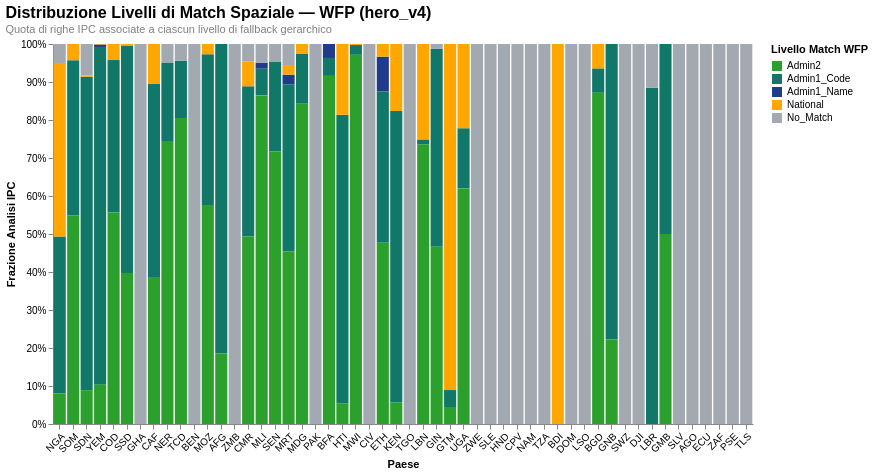

Notebook code cell kept with this figure:
### Markdown cell above
## 2. Analisi della Distribuzione del Match Spaziale (Fallback)

I grafici seguenti (sviluppati in Altair) mostrano come la pipeline abbia risolto geograficamente l'associazione dei mercati WFP e dei pixel di pioggia alle aree IPC. 
- **Admin2**: Match ottimale a livello di distretto.
- **Admin1_Code / Admin1_Name**: Match a livello provinciale (tramite codice o euristica testuale).
- **National**: Fallback a livello di media nazionale.
- **No_Match**: Area non associata (mancanza di confini geometrici o coordinate).

### Code cell
# Distribuzione dei match spaziali per i prezzi WFP
plot_wfp_match_distribution(df)

### Figure 1 — Vega-Lite specification as saved in the notebook (floating-point values rounded to 4 significant figures)
{"config": {"view": {"continuousWidth": 300, "continuousHeight": 300, "strokeWidth": 0}, "axis": {"grid": false}}, "data": {"name": "data-5da9b75a8fe1a6bc75a916bbaab13895"}, "mark": {"type": "bar"}, "encoding": {"color": {"field": "wfp_match_level", "legend": {"title": "Livello Match WFP"}, "scale": {"domain": ["Admin2", "Admin1_Code", "Admin1_Name", "National", "No_Match"], "range": ["#2ca02c", "#117768", "#1f3b8b", "#ffa600", "#a2a9b1"]}, "type": "nominal"}, "order": {"field": "sort_index", "type": "quantitative"}, "tooltip": [{"field": "Country", "type": "nominal"}, {"field": "wfp_match_level", "type": "nominal"}, {"field": "count", "type": "quantitative"}], "x": {"axis": {"labelAngle": -45}, "field": "Country", "sort": {"field": "count", "op": "sum", "order": "descending"}, "title": "Paese", "type": "nominal"}, "y": {"axis": {"format": "%"}, "field": "count", "stack": "normalize", "title": "Frazione Analisi IPC", "type": "quantitative"}}, "height": 380, "title": {"text": "Distribuzione Livelli di Match Spaziale — WFP (hero_v4)", "anchor": "start", "fontSize": 16, "subtitle": "Quota di righe IPC associate a ciascun livello di fallback gerarchico", "subtitleColor": "gray", "subtitleFontSize": 11}, "width": 700, "$schema": "https://vega.github.io/schema/vega-lite/v6.1.0.json", "datasets": {"data-5da9b75a8fe1a6bc75a916bbaab13895": [{"Country": "AFG", "wfp_match_level": "Admin1_Code", "count": 1076, "sort_index": 1}, {"Country": "AFG", "wfp_match_level": "Admin2", "count": 245, "sort_index": 0}, {"Country": "AGO", "wfp_match_level": "No_Match", "count": 80, "sort_index": 4}, {"Country": "BDI", "wfp_match_level": "National", "count": 264, "sort_index": 3}, {"Country": "BEN", "wfp_match_level": "No_Match", "count": 1540, "sort_index": 4}, {"Country": "BFA", "wfp_match_level": "Admin1_Code", "count": 36, "sort_index": 1}, {"Country": "BFA", "wfp_match_level": "Admin1_Name", "count": 28, "sort_index": 2}, {"Country": "BFA", "wfp_match_level": "Admin2", "count": 698, "sort_index": 0}, {"Country": "BGD", "wfp_match_level": "Admin1_Code", "count": 14, "sort_index": 1}, {"Country": "BGD", "wfp_match_level": "Admin2", "count": 190, "sort_index": 0}, {"Country": "BGD", "wfp_match_level": "National", "count": 14, "sort_index": 3}, {"Country": "CAF", "wfp_match_level": "Admin1_Code", "count": 895, "sort_index": 1}, {"Country": "CAF", "wfp_match_level": "Admin2", "count": 681, "sort_index": 0}, {"Country": "CAF", "wfp_match_level": "National", "count": 185, "sort_index": 3}, {"Country": "CIV", "wfp_match_level": "No_Match", "count": 726, "sort_index": 4}, {"Country": "CMR", "wfp_match_level": "Admin1_Code", "count": 504, "sort_index": 1}, {"Country": "CMR", "wfp_match_level": "Admin2", "count": 630, "sort_index": 0}, {"Country": "CMR", "wfp_match_level": "National", "count": 84, "sort_index": 3}, {"Country": "CMR", "wfp_match_level": "No_Match", "count": 58, "sort_index": 4}, {"Country": "COD", "wfp_match_level": "Admin1_Code", "count": 1479, "sort_index": 1}, {"Country": "COD", "wfp_match_level": "Admin2", "count": 2053, "sort_index": 0}, {"Country": "COD", "wfp_match_level": "National", "count": 156, "sort_index": 3}, {"Country": "CPV", "wfp_match_level": "No_Match", "count": 286, "sort_index": 4}, {"Country": "DJI", "wfp_match_level": "No_Match", "count": 150, "sort_index": 4}, {"Country": "DOM", "wfp_match_level": "No_Match", "count": 244, "sort_index": 4}, {"Country": "ECU", "wfp_match_level": "No_Match", "count": 72, "sort_index": 4}, {"Country": "ETH", "wfp_match_level": "Admin1_Code", "count": 287, "sort_index": 1}, {"Country": "ETH", "wfp_match_level": "Admin1_Name", "count": 66, "sort_index": 2}, {"Country": "ETH", "wfp_match_level": "Admin2", "count": 344, "sort_index": 0}, {"Country": "ETH", "wfp_match_level": "National", "count": 24, "sort_index": 3}, {"Country": "GHA", "wfp_match_level": "No_Match", "count": 2384, "sort_index": 4}, {"Country": "GIN", "wfp_match_level": "Admin1_Code", "count": 280, "sort_index": 1}, {"Country": "GIN", "wfp_match_level": "Admin2", "count": 251, "sort_index": 0}, {"Country": "GIN", "wfp_match_level": "No_Match", "count": 7, "sort_index": 4}, {"Country": "GMB", "wfp_match_level": "Admin1_Code", "count": 68, "sort_index": 1}, {"Country": "GMB", "wfp_match_level": "Admin2", "count": 68, "sort_index": 0}, {"Country": "GNB", "wfp_match_level": "Admin1_Code", "count": 140, "sort_index": 1}, {"Country": "GNB", "wfp_match_level": "Admin2", "count": 40, "sort_index": 0}, {"Country": "GTM", "wfp_match_level": "Admin1_Code", "count": 21, "sort_index": 1}, {"Country": "GTM", "wfp_match_level": "Admin2", "count": 21, "sort_index": 0}, {"Country": "GTM", "wfp_match_level": "National", "count": 428, "sort_index": 3}, {"Country": "HND", "wfp_match_level": "No_Match", "count": 339, "sort_index": 4}, {"Country": "HTI", "wfp_match_level": "Admin1_Code", "count": 560, "sort_index": 1}, {"Country": "HTI", "wfp_match_level": "Admin2", "count": 40, "sort_index": 0}, {"Country": "HTI", "wfp_match_level": "National", "count": 137, "sort_index": 3}, {"Country": "KEN", "wfp_match_level": "Admin1_Code", "count": 553, "sort_index": 1}, {"Country": "KEN", "wfp_match_level": "Admin2", "count": 41, "sort_index": 0}, {"Country": "KEN", "wfp_match_level": "National", "count": 127, "sort_index": 3}, {"Country": "LBN", "wfp_match_level": "Admin1_Code", "count": 9, "sort_index": 1}, {"Country": "LBN", "wfp_match_level": "Admin2", "count": 489, "sort_index": 0}, {"Country": "LBN", "wfp_match_level": "National", "count": 167, "sort_index": 3}, {"Country": "LBR", "wfp_match_level": "Admin1_Code", "count": 123, "sort_index": 1}, {"Country": "LBR", "wfp_match_level": "No_Match", "count": 16, "sort_index": 4}, {"Country": "LSO", "wfp_match_level": "No_Match", "count": 220, "sort_index": 4}, {"Country": "MDG", "wfp_match_level": "Admin1_Code", "count": 126, "sort_index": 1}, {"Country": "MDG", "wfp_match_level": "Admin2", "count": 804, "sort_index": 0}, {"Country": "MDG", "wfp_match_level": "National", "count": 24, "sort_index": 3}, {"Country": "MLI", "wfp_match_level": "Admin1_Code", "count": 80, "sort_index": 1}, {"Country": "MLI", "wfp_match_level": "Admin1_Name", "count": 18, "sort_index": 2}, {"Country": "MLI", "wfp_match_level": "Admin2", "count": 985, "sort_index": 0}, {"Country": "MLI", "wfp_match_level": "No_Match", "count": 56, "sort_index": 4}, {"Country": "MOZ", "wfp_match_level": "Admin1_Code", "count": 606, "sort_index": 1}, {"Country": "MOZ", "wfp_match_level": "Admin2", "count": 879, "sort_index": 0}, {"Country": "MOZ", "wfp_match_level": "National", "count": 41, "sort_index": 3}, {"Country": "MRT", "wfp_match_level": "Admin1_Code", "count": 437, "sort_index": 1}, {"Country": "MRT", "wfp_match_level": "Admin1_Name", "count": 25, "sort_index": 2}, {"Country": "MRT", "wfp_match_level": "Admin2", "count": 450, "sort_index": 0}, {"Country": "MRT", "wfp_match_level": "National", "count": 25, "sort_index": 3}, {"Country": "MRT", "wfp_match_level": "No_Match", "count": 55, "sort_index": 4}, {"Country": "MWI", "wfp_match_level": "Admin1_Code", "count": 19, "sort_index": 1}, {"Country": "MWI", "wfp_match_level": "Admin2", "count": 716, "sort_index": 0}, {"Country": "MWI", "wfp_match_level": "National", "count": 2, "sort_index": 3}, {"Country": "NAM", "wfp_match_level": "No_Match", "count": 280, "sort_index": 4}, {"Country": "NER", "wfp_match_level": "Admin1_Code", "count": 333, "sort_index": 1}, {"Country": "NER", "wfp_match_level": "Admin2", "count": 1202, "sort_index": 0}, {"Country": "NER", "wfp_match_level": "No_Match", "count": 79, "sort_index": 4}, {"Country": "NGA", "wfp_match_level": "Admin1_Code", "count": 6559, "sort_index": 1}, {"Country": "NGA", "wfp_match_level": "Admin2", "count": 1286, "sort_index": 0}, {"Country": "NGA", "wfp_match_level": "National", "count": 7260, "sort_index": 3}, {"Country": "NGA", "wfp_match_level": "No_Match", "count": 795, "sort_index": 4}, {"Country": "PAK", "wfp_match_level": "No_Match", "count": 836, "sort_index": 4}, {"Country": "PSE", "wfp_match_level": "No_Match", "count": 58, "sort_index": 4}, {"Country": "SDN", "wfp_match_level": "Admin1_Code", "count": 3951, "sort_index": 1}, {"Country": "SDN", "wfp_match_level": "Admin1_Name", "count": 1, "sort_index": 2}, {"Country": "SDN", "wfp_match_level": "Admin2", "count": 427, "sort_index": 0}, {"Country": "SDN", "wfp_match_level": "National", "count": 17, "sort_index": 3}, {"Country": "SDN", "wfp_match_level": "No_Match", "count": 396, "sort_index": 4}, {"Country": "SEN", "wfp_match_level": "Admin1_Code", "count": 236, "sort_index": 1}, {"Country": "SEN", "wfp_match_level": "Admin2", "count": 714, "sort_index": 0}, {"Country": "SEN", "wfp_match_level": "No_Match", "count": 46, "sort_index": 4}, {"Country": "SLE", "wfp_match_level": "No_Match", "count": 344, "sort_index": 4}, {"Country": "SLV", "wfp_match_level": "No_Match", "count": 106, "sort_index": 4}, {"Country": "SOM", "wfp_match_level": "Admin1_Code", "count": 4084, "sort_index": 1}, {"Country": "SOM", "wfp_match_level": "Admin2", "count": 5493, "sort_index": 0}, {"Country": "SOM", "wfp_match_level": "National", "count": 428, "sort_index": 3}, {"Country": "SSD", "wfp_match_level": "Admin1_Code", "count": 2175, "sort_index": 1}, {"Country": "SSD", "wfp_match_level": "Admin2", "count": 1442, "sort_index": 0}, {"Country": "SSD", "wfp_match_level": "National", "count": 14, "sort_index": 3}, {"Country": "SWZ", "wfp_match_level": "No_Match", "count": 177, "sort_index": 4}, {"Country": "TCD", "wfp_match_level": "Admin1_Code", "count": 236, "sort_index": 1}, {"Country": "TCD", "wfp_match_level": "Admin2", "count": 1261, "sort_index": 0}, {"Country": "TCD", "wfp_match_level": "No_Match", "count": 69, "sort_index": 4}, {"Country": "TGO", "wfp_match_level": "No_Match", "count": 670, "sort_index": 4}, {"Country": "TLS", "wfp_match_level": "No_Match", "count": 56, "sort_index": 4}, {"Country": "TZA", "wfp_match_level": "No_Match", "count": 270, "sort_index": 4}, {"Country": "UGA", "wfp_match_level": "Admin1_Code", "count": 70, "sort_index": 1}, {"Country": "UGA", "wfp_match_level": "Admin2", "count": 274, "sort_index": 0}, {"Country": "UGA", "wfp_match_level": "National", "count": 98, "sort_index": 3}, {"Country": "YEM", "wfp_match_level": "Admin1_Code", "count": 3325, "sort_index": 1}, {"Country": "YEM", "wfp_match_level": "Admin1_Name", "count": 24, "sort_index": 2}, {"Country": "YEM", "wfp_match_level": "Admin2", "count": 387, "sort_index": 0}, {"Country": "YEM", "wfp_match_level": "National", "count": 5, "sort_index": 3}, {"Country": "ZAF", "wfp_match_level": "No_Match", "count": 68, "sort_index": 4}, {"Country": "ZMB", "wfp_match_level": "No_Match", "count": 1315, "sort_index": 4}, {"Country": "ZWE", "wfp_match_level": "No_Match", "count": 360, "sort_index": 4}]}}
